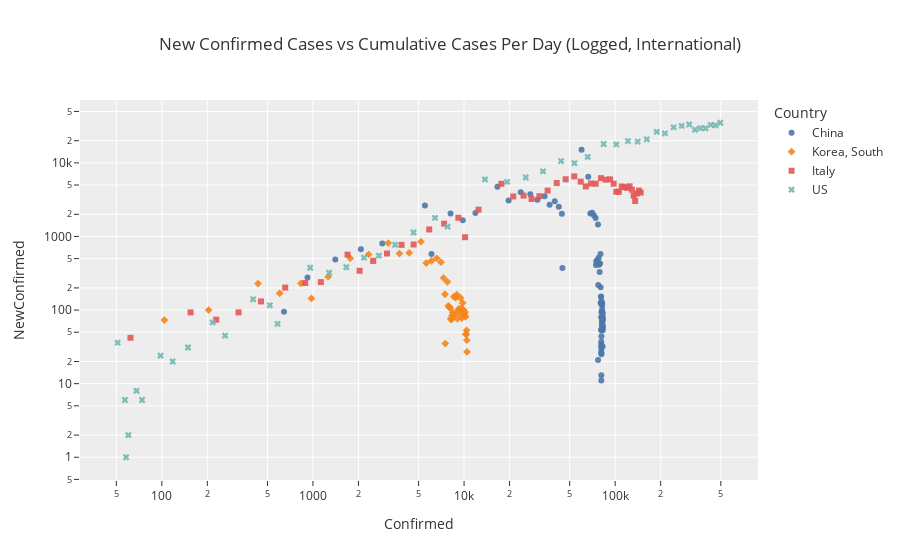

The notebook cell saved with this chart:
### Markdown cell above
Why does this work?
If a given infected individual passes on the virus to a rate of $k$ other people, we can model the rate of change of the number of infected as $dY/dt=kY$, where k is is that rate of transmission, and Y is the current number of infected individuals. By integrating this function, we get a simple exponential model in the form of $Y = Ae^{rt}$. 

As long as we operate under the assumption of exponential growth, we would expect that the slope of the curve is proportional to the current value of the curve at a point in time. In other words, we should expect that regardless of what exact time along the curve we're looking at (and thus what the current case count for that day is), the daily increase in case counts from the previous day (roughly the derivative in the discrete case) should be at the same proportion. When we plot that out here, using `NewConfirmed` and `Confirmed` counts for various countries, we can see that countries who have plateaued start to fall off that line quite rapidly. This makes it an incredibly powerful and visual tool to see where we are in the long-term trajectory. 

<!-- However, a virus can't simply be growing exponentially for perpetuity, as we'll eventually hit some upper ceiling, which is quite literally just the number of people in the population. We can then adjust our previous model by adding in a factor for how far we are away from that limit, or $Y/L$, where L is the population limit: $dy/dt = kY(1-Y/L)$. This corresponds to our logistic curve. Note that when $Y$ is much smaller than $L$, the ratio of $Y/L$ goes to zero, and the rate of change looks a lot like the exponential.  -->

### Code cell
countriesToPlot = ['US', 'Korea, South', 'Italy', 'China']
fig =   px.scatter(data_frame=df_country[df_country.Country.isin(countriesToPlot)].loc[df_country.Confirmed > 50], 
                   x='Confirmed', y='NewConfirmed', color='Country', symbol='Country', opacity=0.9,
                   log_x=True,log_y=True, 
                   hover_name='Date', hover_data=['NewConfirmed','Confirmed','Date','EpidemicStartDate'],
                   title='New Confirmed Cases vs Cumulative Cases Per Day (Logged, International)', template='ggplot2', 
                   color_discrete_sequence= px.colors.qualitative.T10, 
                  )
fig.show(width=1000, height=600,
#          renderer='svg', # Leave this commented out for an interactive plot
        )

### Figure 1 — Plotly figure (JSON) as saved in the notebook; plotly's stock layout.template omitted (floating-point values rounded to 4 significant figures; data arrays with more than 128 entries replaced by an {"elided": "..."} marker saying what was removed)
{"data": [{"customdata": {"elided": "80x4 mixed values"}, "hovertemplate": "<b>%{hovertext}</b><br><br>Country=China<br>Confirmed=%{customdata[1]}<br>NewConfirmed=%{customdata[0]}<br>Date=%{customdata[2]}<br>EpidemicStartDate=%{customdata[3]}<extra></extra>", "hovertext": ["2020-01-22", "2020-01-23", "2020-01-24", "2020-01-25", "2020-01-26", "2020-01-27", "2020-01-28", "2020-01-29", "2020-01-30", "2020-01-31", "2020-02-01", "2020-02-02", "2020-02-03", "2020-02-04", "2020-02-05", "2020-02-06", "2020-02-07", "2020-02-08", "2020-02-09", "2020-02-10", "2020-02-11", "2020-02-12", "2020-02-13", "2020-02-14", "2020-02-15", "2020-02-16", "2020-02-17", "2020-02-18", "2020-02-19", "2020-02-20", "2020-02-21", "2020-02-22", "2020-02-23", "2020-02-24", "2020-02-25", "2020-02-26", "2020-02-27", "2020-02-28", "2020-02-29", "2020-03-01", "2020-03-02", "2020-03-03", "2020-03-04", "2020-03-05", "2020-03-06", "2020-03-07", "2020-03-08", "2020-03-09", "2020-03-10", "2020-03-11", "2020-03-12", "2020-03-13", "2020-03-14", "2020-03-15", "2020-03-16", "2020-03-17", "2020-03-18", "2020-03-19", "2020-03-20", "2020-03-21", "2020-03-22", "2020-03-23", "2020-03-24", "2020-03-25", "2020-03-26", "2020-03-27", "2020-03-28", "2020-03-29", "2020-03-30", "2020-03-31", "2020-04-01", "2020-04-02", "2020-04-03", "2020-04-04", "2020-04-05", "2020-04-06", "2020-04-07", "2020-04-08", "2020-04-09", "2020-04-10"], "legendgroup": "China", "marker": {"color": "#4C78A8", "opacity": 0.9, "symbol": "circle"}, "mode": "markers", "name": "China", "showlegend": true, "type": "scatter", "x": [548, 643, 920, 1406, 2075, 2877, 5509, 6087, 8141, 9802, 11891, 16630, 19716, 23707, 27440, 30587, 34110, 36814, 39829, 42354, 44386, 44759, 59895, 66358, 68413, 70513, 72434, 74211, 74619, 75077, 75550, 77001, 77022, 77241, 77754, 78166, 78600, 78928, 79356, 79932, 80136, 80261, 80386, 80537, 80690, 80770, 80823, 80860, 80887, 80921, 80932, 80945, 80977, 81003, 81033, 81058, 81102, 81156, 81250, 81305, 81435, 81498, 81591, 81661, 81782, 81897, 81999, 82122, 82198, 82279, 82361, 82432, 82511, 82543, 82602, 82665, 82718, 82809, 82883, 82941], "xaxis": "x", "y": [null, 95, 277, 486, 669, 802, 2632, 578, 2054, 1661, 2089, 4739, 3086, 3991, 3733, 3147, 3523, 2704, 3015, 2525, 2032, 373, 15136, 6463, 2055, 2100, 1921, 1777, 408, 458, 473, 1451, 21, 219, 513, 412, 434, 328, 428, 576, 204, 125, 125, 151, 153, 80, 53, 37, 27, 34, 11, 13, 32, 26, 30, 25, 44, 54, 94, 55, 130, 63, 93, 70, 121, 115, 102, 123, 76, 81, 82, 71, 79, 32, 59, 63, 53, 91, 74, 58], "yaxis": "y"}, {"customdata": {"elided": "51x4 mixed values"}, "hovertemplate": "<b>%{hovertext}</b><br><br>Country=Korea, South<br>Confirmed=%{customdata[1]}<br>NewConfirmed=%{customdata[0]}<br>Date=%{customdata[2]}<br>EpidemicStartDate=%{customdata[3]}<extra></extra>", "hovertext": ["2020-02-20", "2020-02-21", "2020-02-22", "2020-02-23", "2020-02-24", "2020-02-25", "2020-02-26", "2020-02-27", "2020-02-28", "2020-02-29", "2020-03-01", "2020-03-02", "2020-03-03", "2020-03-04", "2020-03-05", "2020-03-06", "2020-03-07", "2020-03-08", "2020-03-09", "2020-03-10", "2020-03-11", "2020-03-12", "2020-03-13", "2020-03-14", "2020-03-15", "2020-03-16", "2020-03-17", "2020-03-18", "2020-03-19", "2020-03-20", "2020-03-21", "2020-03-22", "2020-03-23", "2020-03-24", "2020-03-25", "2020-03-26", "2020-03-27", "2020-03-28", "2020-03-29", "2020-03-30", "2020-03-31", "2020-04-01", "2020-04-02", "2020-04-03", "2020-04-04", "2020-04-05", "2020-04-06", "2020-04-07", "2020-04-08", "2020-04-09", "2020-04-10"], "legendgroup": "Korea, South", "marker": {"color": "#F58518", "opacity": 0.9, "symbol": "diamond"}, "mode": "markers", "name": "Korea, South", "showlegend": true, "type": "scatter", "x": [104, 204, 433, 602, 833, 977, 1261, 1766, 2337, 3150, 3736, 4335, 5186, 5621, 6088, 6593, 7041, 7314, 7478, 7513, 7755, 7869, 7979, 8086, 8162, 8236, 8320, 8413, 8565, 8652, 8799, 8961, 8961, 9037, 9137, 9241, 9332, 9478, 9583, 9661, 9786, 9887, 9976, 10062, 10156, 10237, 10284, 10331, 10384, 10423, 10450], "xaxis": "x", "y": [73, 100, 229, 169, 231, 144, 284, 505, 571, 813, 586, 599, 851, 435, 467, 505, 448, 273, 164, 35, 242, 114, 110, 107, 76, 74, 84, 93, 152, 87, 147, 162, 0, 76, 100, 104, 91, 146, 105, 78, 125, 101, 89, 86, 94, 81, 47, 47, 53, 39, 27], "yaxis": "y"}, {"customdata": {"elided": "49x4 mixed values"}, "hovertemplate": "<b>%{hovertext}</b><br><br>Country=Italy<br>Confirmed=%{customdata[1]}<br>NewConfirmed=%{customdata[0]}<br>Date=%{customdata[2]}<br>EpidemicStartDate=%{customdata[3]}<extra></extra>", "hovertext": ["2020-02-22", "2020-02-23", "2020-02-24", "2020-02-25", "2020-02-26", "2020-02-27", "2020-02-28", "2020-02-29", "2020-03-01", "2020-03-02", "2020-03-03", "2020-03-04", "2020-03-05", "2020-03-06", "2020-03-07", "2020-03-08", "2020-03-09", "2020-03-10", "2020-03-11", "2020-03-12", "2020-03-13", "2020-03-14", "2020-03-15", "2020-03-16", "2020-03-17", "2020-03-18", "2020-03-19", "2020-03-20", "2020-03-21", "2020-03-22", "2020-03-23", "2020-03-24", "2020-03-25", "2020-03-26", "2020-03-27", "2020-03-28", "2020-03-29", "2020-03-30", "2020-03-31", "2020-04-01", "2020-04-02", "2020-04-03", "2020-04-04", "2020-04-05", "2020-04-06", "2020-04-07", "2020-04-08", "2020-04-09", "2020-04-10"], "legendgroup": "Italy", "marker": {"color": "#E45756", "opacity": 0.9, "symbol": "square"}, "mode": "markers", "name": "Italy", "showlegend": true, "type": "scatter", "x": [62, 155, 229, 322, 453, 655, 888, 1128, 1694, 2036, 2502, 3089, 3858, 4636, 5883, 7375, 9172, 10149, 12462, 12462, 17660, 21157, 24747, 27980, 31506, 35713, 41035, 47021, 53578, 59138, 63927, 69176, 74386, 80589, 86498, 92472, 97689, 101739, 105792, 110574, 115242, 119827, 124632, 128948, 132547, 135586, 139422, 143626, 147577], "xaxis": "x", "y": [42, 93, 74, 93, 131, 202, 233, 240, 566, 342, 466, 587, 769, 778, 1247, 1492, 1797, 977, 2313, 0, 5198, 3497, 3590, 3233, 3526, 4207, 5322, 5986, 6557, 5560, 4789, 5249, 5210, 6203, 5909, 5974, 5217, 4050, 4053, 4782, 4668, 4585, 4805, 4316, 3599, 3039, 3836, 4204, 3951], "yaxis": "y"}, {"customdata": {"elided": "47x4 mixed values"}, "hovertemplate": "<b>%{hovertext}</b><br><br>Country=US<br>Confirmed=%{customdata[1]}<br>NewConfirmed=%{customdata[0]}<br>Date=%{customdata[2]}<br>EpidemicStartDate=%{customdata[3]}<extra></extra>", "hovertext": ["2020-02-24", "2020-02-25", "2020-02-26", "2020-02-27", "2020-02-28", "2020-02-29", "2020-03-01", "2020-03-02", "2020-03-03", "2020-03-04", "2020-03-05", "2020-03-06", "2020-03-07", "2020-03-08", "2020-03-09", "2020-03-10", "2020-03-11", "2020-03-12", "2020-03-13", "2020-03-14", "2020-03-15", "2020-03-16", "2020-03-17", "2020-03-18", "2020-03-19", "2020-03-20", "2020-03-21", "2020-03-22", "2020-03-23", "2020-03-24", "2020-03-25", "2020-03-26", "2020-03-27", "2020-03-28", "2020-03-29", "2020-03-30", "2020-03-31", "2020-04-01", "2020-04-02", "2020-04-03", "2020-04-04", "2020-04-05", "2020-04-06", "2020-04-07", "2020-04-08", "2020-04-09", "2020-04-10"], "legendgroup": "US", "marker": {"color": "#72B7B2", "opacity": 0.9, "symbol": "x"}, "mode": "markers", "name": "US", "showlegend": true, "type": "scatter", "x": [51, 51, 57, 58, 60, 68, 74, 98, 118, 149, 217, 262, 402, 518, 583, 959, 1281, 1663, 2179, 2727, 3499, 4632, 6421, 7783, 13747, 19273, 25600, 33276, 43847, 53740, 65778, 83836, 101657, 121465, 140909, 161831, 188172, 213372, 243762, 275586, 308853, 337072, 366667, 396223, 429052, 461437, 496535], "xaxis": "x", "y": [36, 0, 6, 1, 2, 8, 6, 24, 20, 31, 68, 45, 140, 116, 65, 376, 322, 382, 516, 548, 772, 1133, 1789, 1362, 5964, 5526, 6327, 7676, 10571, 9893, 12038, 18058, 17821, 19808, 19444, 20922, 26341, 25200, 30390, 31824, 33267, 28219, 29595, 29556, 32829, 32385, 35098], "yaxis": "y"}], "layout": {"legend": {"title": {"text": "Country"}, "tracegroupgap": 0}, "title": {"text": "New Confirmed Cases vs Cumulative Cases Per Day (Logged, International)"}, "xaxis": {"anchor": "y", "domain": [0, 1], "title": {"text": "Confirmed"}, "type": "log"}, "yaxis": {"anchor": "x", "domain": [0, 1], "title": {"text": "NewConfirmed"}, "type": "log"}}}
